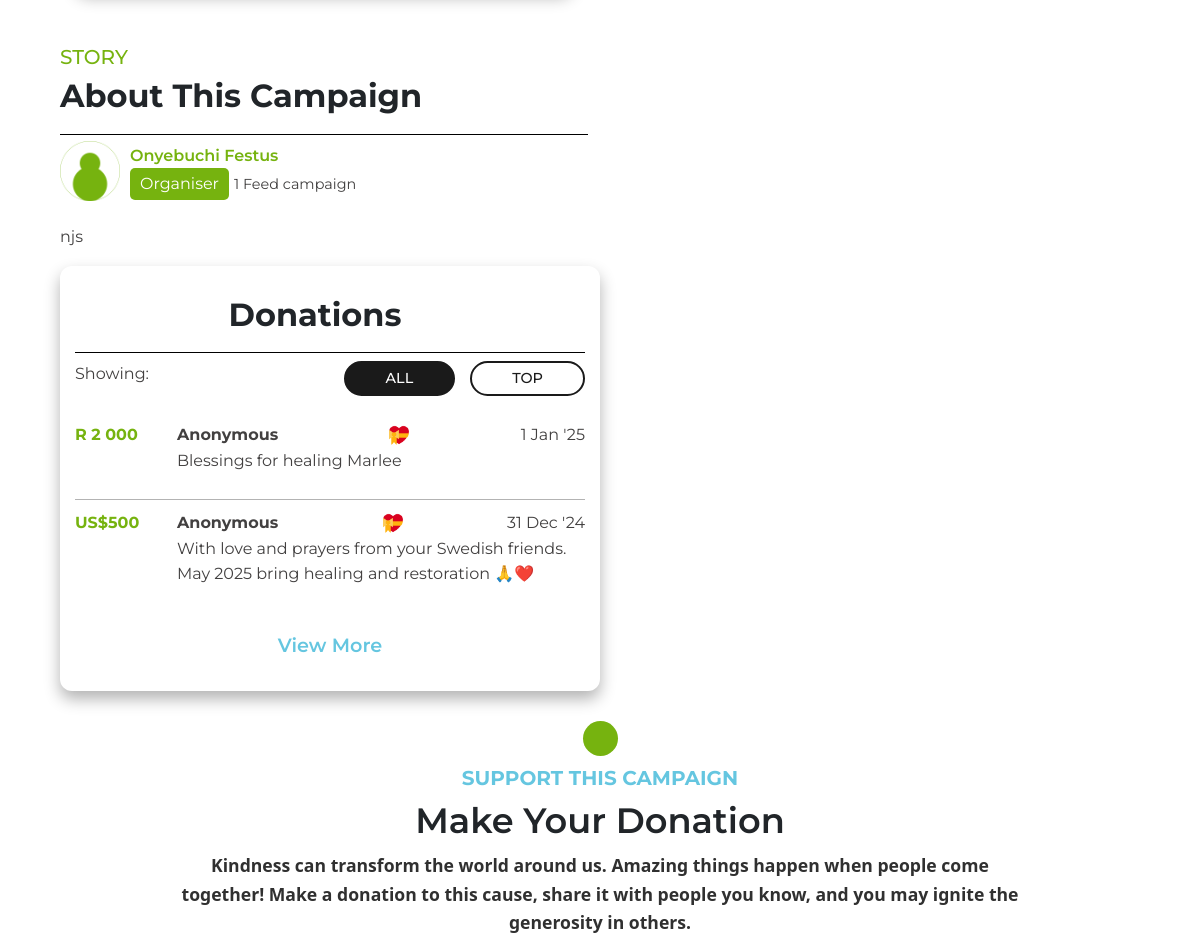
The page /details/ufzkAIj5TVQyFBHGTiJjOe4X6NRHkK3u/ (middle part) on the database as committed earlier.
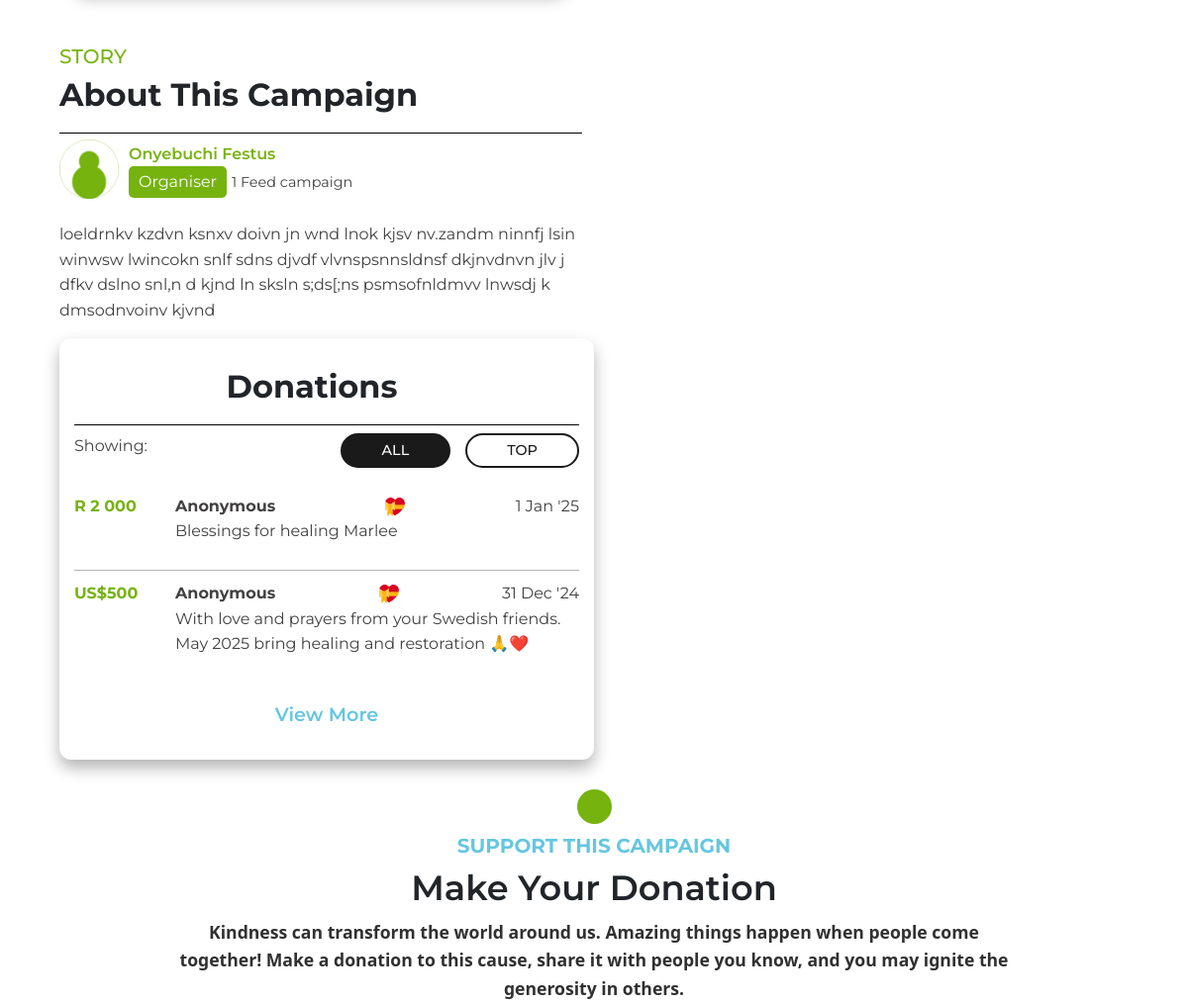
The same page on the database as committed later.
### base/models.py (models this page shows, shortened)
class Campaign(models.Model):
    CATEGORY_CHOICES = [
        ('organisation/charity/npo/pbo', 'Organisation/Charity/NPO/PBO'),
        ('in loving memory of', 'In Loving Memory Of'),
        ('fire/drought/disaster/support', 'Fire/Drought/Disaster/Support'),
        ('education & training', 'Education & Training'),
        ('sport', 'sport'),
        ('Social welfare/commnity development/support', 'Social Welfare/Commnity Development/Support'),
        ('youth', 'youth'),
        ('arts & culture', 'Arts & Culture'),
        ('Nature conservation', 'Nature Conservation'),
        ('Animal Welfare/outreach', 'Animal Welfare/Outreach'),
        ('Vehicle', 'Vehicle'),
        ('Home', 'Home'),
        ('Business/App', 'Business/App'),
        ('legal', 'Legal'),
        ('Other', 'Other'),
    ]
    EVENT_CHOICE  = [
        ('aQuelle Midmar Mile 2025', 'aQuelle Midmar Mile 2025'),
        ('Hyrox johannesburg|Season 24/25', 'Hyrox johannesburg|Season 24/25'),
        ('vusa24', 'vusa24'),
        ('Comrades 2024', 'Comrades 2024'),
        ('WESEEYOU EVENT', 'WESEEYOU EVENT'),
        ('AMASHOVA DURBA CLASSIC', 'AMASHOVA DURBA CLASSIC'),
        ('IRONMAN 70.3 -2024', 'IRONMAN 70.3 -2024'),
        ('ANNUAL KIDS CHRISTMAS PARTY', 'ANNUAL KIDS CHRISTMAS PARTY'),
        ('aQuelle Midmar Mile 2025', 'aQuelle Midmar Mile 2025'),
    ]
    SECTOR_CHOICE = [
        ('child welfare','Child Welfare'),
        ('education','Education'),
        ('Community development','Community Development'),
        ('Environmental','Environmental'),
        ('Health','Health'),
        ('medical','Medical'),
    ]
    campaign_name = models.CharField( max_length=50)
    monetary = models.DecimalField( max_digits=15, decimal_places=2)
    category = models.CharField(max_length=100 , choices= CATEGORY_CHOICES)
    story = models.TextField()
    sector = models.CharField(max_length=100, choices=SECTOR_CHOICE, null=True)
    event = models.CharField(max_length=100, choices=EVENT_CHOICE)
    start_date = models.DateTimeField(auto_now_add=True)
    end_date = models.DateTimeField(auto_now_add=True)
    images = models.ImageField(upload_to='images/')
    video_url = models.URLField(max_length=1000 , blank=True)
    social_link  = models.URLField( max_length=1000, blank=True)
    address = models.CharField(max_length=100,null=True)
    address1 = models.CharField(max_length=100)
    city  = models.CharField( max_length=100)
    zipcode = models.CharField( max_length=50)
    state = models.CharField(max_length=50)
    country = CountryField(blank_label='(select country)', null=True, blank=True)
    organization_payment = models.BooleanField(default=False)
    single_payment = models.BooleanField(default=False)
    is_featured = models.BooleanField(default=False)
    user = models.ForeignKey(CustomUser, on_delete=models.CASCADE,blank=True,null=True)
    goal = models.DecimalField(max_digits=10, decimal_places=2,default=0.00)
    token = models.CharField( max_length=32, unique=True, blank=True, default=generate_unique_token)
    is_launch =models.BooleanField(default=False)
    is_status = models.BooleanField(default=False)
    is_emergency =models.BooleanField(default=False)
    is_trending = models.BooleanField(default=False)
    def save(self, *args, **kwargs):
        if not self.token:
            self.token = generate_unique_token()
        super().save(*args, **kwargs)

class CustomUser(AbstractUser):
    phone_number = models.CharField(max_length=15, null=True, blank=True)

### base/views.py (the view)
# urls.py: path('details/<str:token>/',details,name="details"),
def details(request, token):
    campaign_details = get_object_or_404(Campaign, token=token)
    donation = Donation.objects.filter(campaign=campaign_details)
    total_donations = donation.aggregate(total=Sum('amount'))['total'] or Decimal(0)
    campaign_details.goal = total_donations
    campaign_details.save()
    if campaign_details.monetary > 0:
        percentage_achieved = (total_donations / campaign_details.monetary) * Decimal(100)
    else:
        percentage_achieved = Decimal(0)
    context = {
        'campaign_details': campaign_details,
        'total_donations': total_donations,
        'percentage_achieved': percentage_achieved,
        'donation': donation
    }
    return render(request, 'details.html', context)

### base/templates/details.html (shortened to what the changed rows need)
{% extends "base2.html" %}
{% block content %}
{% load static %}
<head>
	<link
		href="https://cdn.jsdelivr.net/npm/bootstrap@5.3.3/dist/css/bootstrap.min.css"
		rel="stylesheet"
	/>
</head>
		<main class="light-bg-clr pd-down">
			<div class="details-wrapper">
				<section>
					<div class="row about-section-wrapper">
						<div class="col-lg-6 about-content-container">
							<div class="flex gp-10">
								<div class="about-campaign-profile-content flex-column align-start py-2 ">
									<p class="profile-name highlight-span-clr fw-600 mb-0">{{campaign_details.user.first_name|capfirst}} {{campaign_details.user.last_name|capfirst}}</p>
									<div class="flex gp-5">
										<span class="about-campaign title-span">Organiser</span>
										<span class="smallest-text">1 Feed campaign</span>
									</div>
								</div>
							</div>
							<div class="mt-3">
								<p class="">{{campaign_details.story}}</p>
								</div>
							</div>
						</div>
					</div>
			</div>
{% endblock %}

Rows that differ between the two databases and show on the page:
changed Campaign "Onyebuchi": story "njs" → "loeldrnkv kzdvn ksnxv doivn jn wnd lnok kjsv nv.zandm ninnfj lsin winwsw lwincokn snlf sdns djvdf vlvnspsnnsldnsf dkjnvdnvn jlv j dfkv dslno snl,n d kjnd ln sksln s;ds[;ns psmsofnldmvv lnwsdj k dmsodnvoinv kjvnd"
